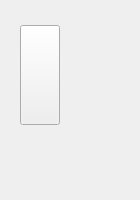
<?xml version="1.0" encoding="UTF-8"?>
<ui version="4.0">
 <class>Device</class>
 <widget class="QWidget" name="Device">
  <property name="geometry">
   <rect>
    <x>0</x>
    <y>0</y>
    <width>140</width>
    <height>200</height>
   </rect>
  </property>
  <property name="sizePolicy">
   <sizepolicy hsizetype="Preferred" vsizetype="Preferred">
    <horstretch>0</horstretch>
    <verstretch>0</verstretch>
   </sizepolicy>
  </property>
  <property name="minimumSize">
   <size>
    <width>0</width>
    <height>200</height>
   </size>
  </property>
  <property name="maximumSize">
   <size>
    <width>16777215</width>
    <height>200</height>
   </size>
  </property>
  <property name="windowTitle">
   <string>Form</string>
  </property>
  <property name="styleSheet">
   <string notr="true"/>
  </property>
  <layout class="QVBoxLayout" name="verticalLayout">
   <property name="spacing">
    <number>0</number>
   </property>
   <property name="leftMargin">
    <number>0</number>
   </property>
   <property name="topMargin">
    <number>0</number>
   </property>
   <property name="rightMargin">
    <number>0</number>
   </property>
   <property name="bottomMargin">
    <number>0</number>
   </property>
   <item>
    <widget class="QWidget" name="widget" native="true">
     <property name="sizePolicy">
      <sizepolicy hsizetype="Fixed" vsizetype="Fixed">
       <horstretch>0</horstretch>
       <verstretch>0</verstretch>
      </sizepolicy>
     </property>
     <property name="minimumSize">
      <size>
       <width>140</width>
       <height>160</height>
      </size>
     </property>
     <property name="maximumSize">
      <size>
       <width>140</width>
       <height>160</height>
      </size>
     </property>
     <property name="styleSheet">
      <string notr="true">[selected=true] {
  	opacity: 0.6;
	border-radius: 4px;
	background-color: #141416;
}

[selected=false] {
	background-color: transparent;
}</string>
     </property>
     <property name="selected" stdset="0">
      <bool>false</bool>
     </property>
     <layout class="QVBoxLayout" name="verticalLayout_2">
      <property name="spacing">
       <number>3</number>
      </property>
      <property name="leftMargin">
       <number>20</number>
      </property>
      <property name="topMargin">
       <number>0</number>
      </property>
      <property name="rightMargin">
       <number>20</number>
      </property>
      <property name="bottomMargin">
       <number>10</number>
      </property>
      <item>
       <widget class="QLabel" name="name">
        <property name="sizePolicy">
         <sizepolicy hsizetype="Minimum" vsizetype="Maximum">
          <horstretch>0</horstretch>
          <verstretch>0</verstretch>
         </sizepolicy>
        </property>
        <property name="styleSheet">
         <string notr="true">QLabel {
qproperty-alignment: AlignCenter;
color: white;

}</string>
        </property>
        <property name="text">
         <string/>
        </property>
       </widget>
      </item>
      <item>
       <widget class="QPushButton" name="btn">
        <property name="sizePolicy">
         <sizepolicy hsizetype="Fixed" vsizetype="Fixed">
          <horstretch>0</horstretch>
          <verstretch>0</verstretch>
         </sizepolicy>
        </property>
        <property name="minimumSize">
         <size>
          <width>0</width>
          <height>100</height>
         </size>
        </property>
        <property name="styleSheet">
         <string notr="true">/*QPushButton {
color: white;

font-weight: bold;
height: 30px;
border-width: 0px;
border-radius: 3px;
min-width: 6em;
}
QPushButton:hover {
background-color: orange;
}
QPushButton:checked {
background-color: #F45000;
}
QPushButton[connected=true] {
background-color: green;
}
QPushButton[failed=true] {
background-color: red;
}*/</string>
        </property>
        <property name="text">
         <string/>
        </property>
        <property name="icon">
         <iconset resource="../resources/resources.qrc">
          <normaloff>:/menu/ic-uberscopes.png</normaloff>:/menu/ic-uberscopes.png</iconset>
        </property>
        <property name="iconSize">
         <size>
          <width>100</width>
          <height>100</height>
         </size>
        </property>
        <property name="checkable">
         <bool>true</bool>
        </property>
        <property name="flat">
         <bool>false</bool>
        </property>
       </widget>
      </item>
      <item>
       <widget class="QLabel" name="description">
        <property name="sizePolicy">
         <sizepolicy hsizetype="Minimum" vsizetype="Maximum">
          <horstretch>0</horstretch>
          <verstretch>0</verstretch>
         </sizepolicy>
        </property>
        <property name="styleSheet">
         <string notr="true">QLabel {
color: white;
qproperty-alignment: AlignCenter;
}</string>
        </property>
        <property name="text">
         <string/>
        </property>
       </widget>
      </item>
     </layout>
    </widget>
   </item>
   <item>
    <spacer name="verticalSpacer">
     <property name="orientation">
      <enum>Qt::Vertical</enum>
     </property>
     <property name="sizeType">
      <enum>QSizePolicy::Fixed</enum>
     </property>
     <property name="sizeHint" stdset="0">
      <size>
       <width>0</width>
       <height>5</height>
      </size>
     </property>
    </spacer>
   </item>
   <item>
    <widget class="QWidget" name="statusWidget" native="true">
     <property name="styleSheet">
      <string notr="true"/>
     </property>
     <layout class="QVBoxLayout" name="verticalLayout_3">
      <property name="spacing">
       <number>1</number>
      </property>
      <property name="leftMargin">
       <number>0</number>
      </property>
      <property name="topMargin">
       <number>0</number>
      </property>
      <property name="rightMargin">
       <number>0</number>
      </property>
      <property name="bottomMargin">
       <number>0</number>
      </property>
      <item>
       <widget class="QLabel" name="label">
        <property name="styleSheet">
         <string notr="true">QLabel {
color: transparent;
font-size: 10px;
qproperty-text: &quot;&quot;;
qproperty-alignment: AlignCenter;
}
/*
QLabel[connected=true] {
color: green;
qproperty-text: &quot;CONNECTED&quot;;
}
QLabel[failed=true] {
color: red;
qproperty-text: &quot;FAILED&quot;;
}*/</string>
        </property>
        <property name="text">
         <string/>
        </property>
        <property name="connected" stdset="0">
         <bool>false</bool>
        </property>
        <property name="failed" stdset="0">
         <bool>false</bool>
        </property>
       </widget>
      </item>
      <item>
       <widget class="Line" name="line">
        <property name="sizePolicy">
         <sizepolicy hsizetype="Preferred" vsizetype="Fixed">
          <horstretch>0</horstretch>
          <verstretch>0</verstretch>
         </sizepolicy>
        </property>
        <property name="minimumSize">
         <size>
          <width>0</width>
          <height>2</height>
         </size>
        </property>
        <property name="maximumSize">
         <size>
          <width>16777215</width>
          <height>2</height>
         </size>
        </property>
        <property name="styleSheet">
         <string notr="true">QFrame#line {
	border: 2px solid transparent;
}

QFrame#line[connected=true] {
	 border: 2px solid green;
}

QFrame#line[failed=true] {
         border: 2px solid red;
}</string>
        </property>
        <property name="frameShadow">
         <enum>QFrame::Sunken</enum>
        </property>
        <property name="lineWidth">
         <number>2</number>
        </property>
        <property name="orientation">
         <enum>Qt::Horizontal</enum>
        </property>
        <property name="connected" stdset="0">
         <bool>false</bool>
        </property>
        <property name="failed" stdset="0">
         <bool>false</bool>
        </property>
       </widget>
      </item>
      <item>
       <spacer name="verticalSpacer_2">
        <property name="orientation">
         <enum>Qt::Vertical</enum>
        </property>
        <property name="sizeHint" stdset="0">
         <size>
          <width>0</width>
          <height>0</height>
         </size>
        </property>
       </spacer>
      </item>
     </layout>
    </widget>
   </item>
  </layout>
 </widget>
 <resources>
  <include location="../resources/resources.qrc"/>
 </resources>
 <connections/>
</ui>
